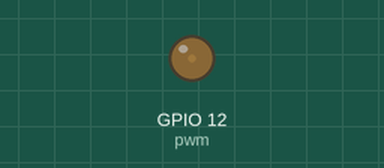
Simulated run of this program. Board: Raspberry Pi (BCM pin numbers). Parts: output pins drawn as LEDs (lit = HIGH).

Above: at 0.05 s.
At 0.9 s:
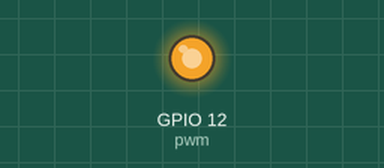
At 1.3 s:
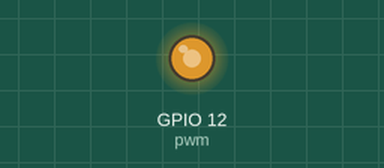
At 1.75 s:
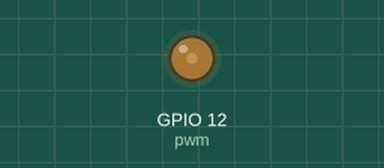
Timing chart, 0 to 4.6 s (numbered marks = the images above):
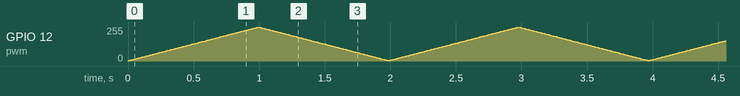

The program:

PWM.py
```python
import RPi.GPIO as GPIO
import time


GPIO.setwarnings(False)
GPIO.setmode(GPIO.BCM)
GPIO.setup(12,GPIO.OUT)
pwm=GPIO.PWM(12,1000)

def PWM():
    pwm.start(1)
    for i in range(99):
        pwm.ChangeDutyCycle(i+1)
        time.sleep(0.01)
    for i in range(99,0,-1):
        pwm.ChangeDutyCycle(i+1)
        time.sleep(0.01)
    pwm.stop()

while True:
    PWM()
```
